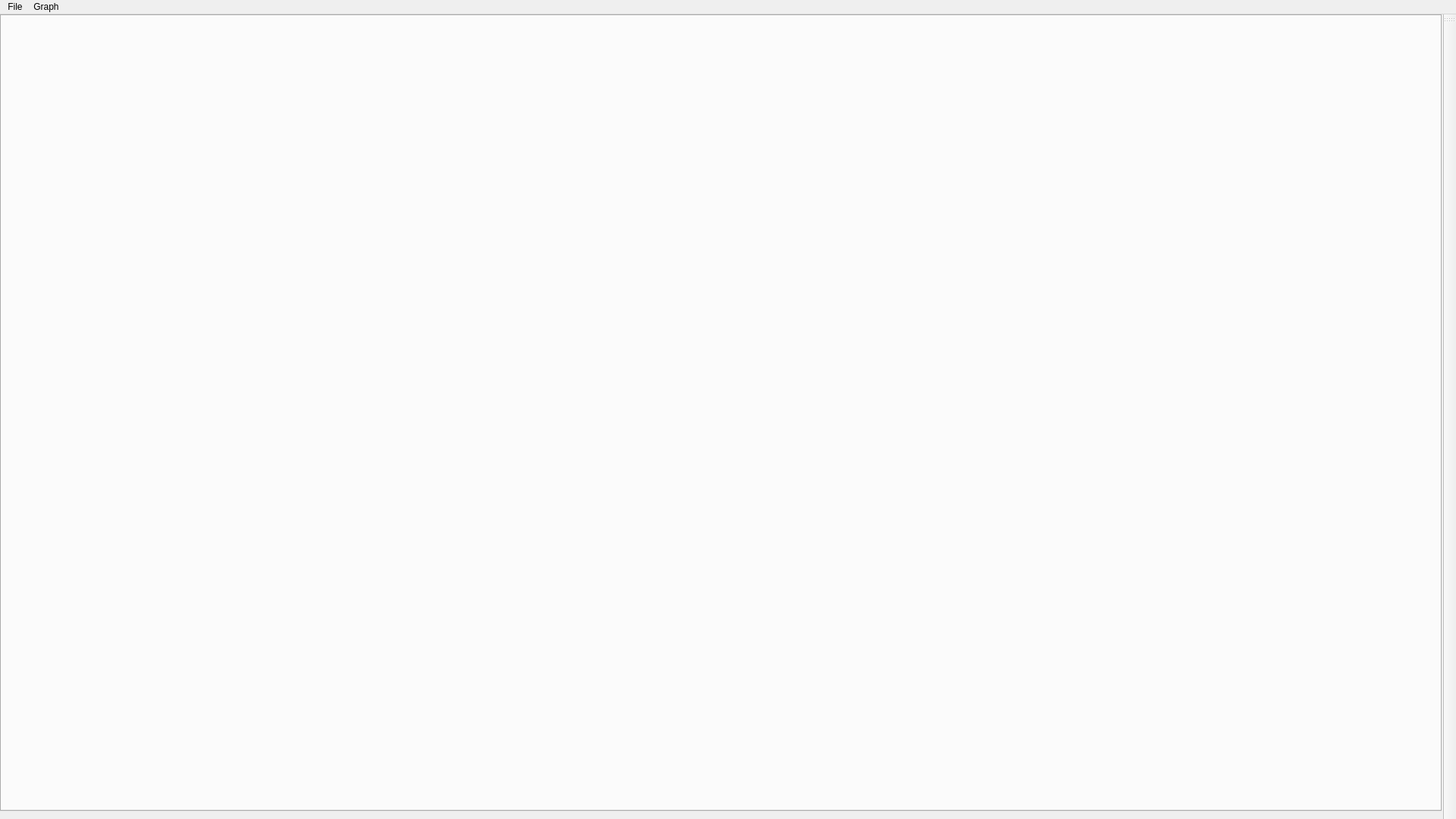
<?xml version="1.0" encoding="UTF-8"?>
<ui version="4.0">
 <class>MainWindow</class>
 <widget class="QMainWindow" name="MainWindow">
  <property name="geometry">
   <rect>
    <x>0</x>
    <y>0</y>
    <width>1920</width>
    <height>1080</height>
   </rect>
  </property>
  <property name="minimumSize">
   <size>
    <width>1920</width>
    <height>1080</height>
   </size>
  </property>
  <property name="windowTitle">
   <string>Graph</string>
  </property>
  <widget class="QWidget" name="centralWidget">
   <property name="baseSize">
    <size>
     <width>0</width>
     <height>0</height>
    </size>
   </property>
   <widget class="QTabWidget" name="tabWidget">
    <property name="geometry">
     <rect>
      <x>0</x>
      <y>0</y>
      <width>1901</width>
      <height>1051</height>
     </rect>
    </property>
    <property name="styleSheet">
     <string notr="true"/>
    </property>
    <property name="tabsClosable">
     <bool>true</bool>
    </property>
   </widget>
  </widget>
  <widget class="QToolBar" name="mainToolBar">
   <attribute name="toolBarArea">
    <enum>RightToolBarArea</enum>
   </attribute>
   <attribute name="toolBarBreak">
    <bool>false</bool>
   </attribute>
  </widget>
  <widget class="QMenuBar" name="menuBar">
   <property name="geometry">
    <rect>
     <x>0</x>
     <y>0</y>
     <width>1920</width>
     <height>30</height>
    </rect>
   </property>
   <widget class="QMenu" name="menuOpen">
    <property name="title">
     <string>File</string>
    </property>
    <addaction name="actionNew"/>
    <addaction name="actionOpen"/>
    <addaction name="actionSave"/>
   </widget>
   <widget class="QMenu" name="menuGraph">
    <property name="title">
     <string>Graph</string>
    </property>
    <addaction name="actionAdd_Node"/>
    <addaction name="actionConnect"/>
    <addaction name="actionFind_Tree"/>
   </widget>
   <addaction name="menuOpen"/>
   <addaction name="menuGraph"/>
  </widget>
  <action name="actionOpen">
   <property name="text">
    <string>Open</string>
   </property>
   <property name="shortcut">
    <string>Ctrl+O</string>
   </property>
  </action>
  <action name="actionSave">
   <property name="text">
    <string>Save</string>
   </property>
   <property name="shortcut">
    <string>Ctrl+S</string>
   </property>
  </action>
  <action name="actionAdd_Node">
   <property name="text">
    <string>Add Node</string>
   </property>
   <property name="shortcut">
    <string>Ctrl+A</string>
   </property>
  </action>
  <action name="actionConnect">
   <property name="text">
    <string>Connect</string>
   </property>
   <property name="shortcut">
    <string>Ctrl+C</string>
   </property>
  </action>
  <action name="actionFind_Tree">
   <property name="text">
    <string>Find Tree</string>
   </property>
   <property name="shortcut">
    <string>Ctrl+T</string>
   </property>
  </action>
  <action name="actionNew">
   <property name="text">
    <string>New</string>
   </property>
   <property name="statusTip">
    <string/>
   </property>
   <property name="shortcut">
    <string>Ctrl+N</string>
   </property>
  </action>
 </widget>
 <layoutdefault spacing="6" margin="11"/>
 <resources/>
 <connections/>
</ui>
